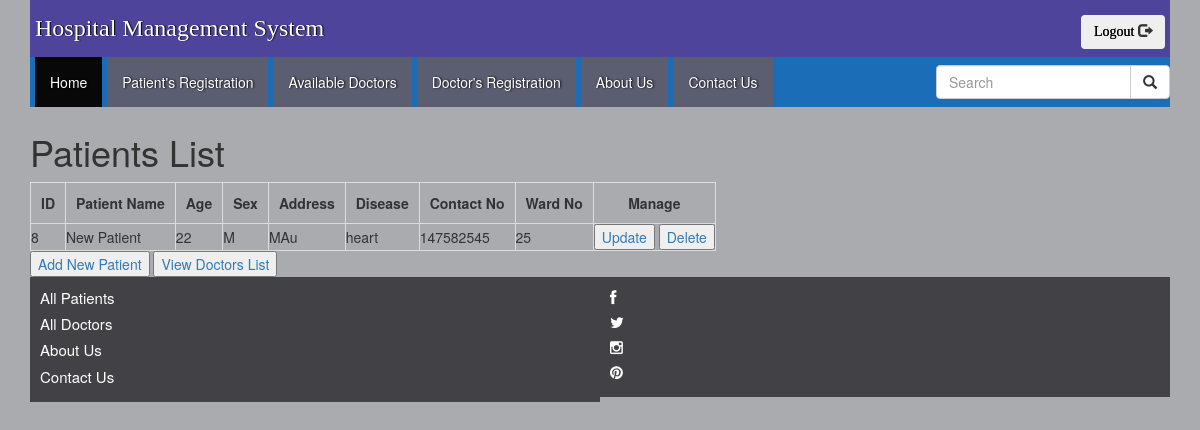
/patients/p_all/ (signed in), run on the app's committed database.
### Patients/models.py (models this page shows, shortened)
class Patient(models.Model):
	p_name = models.CharField(max_length=50)
	p_age = models.IntegerField(default=0)
	p_sex = models.CharField(max_length=10,default=None)
	contact_no = models.CharField(max_length=15,default=0)
	user = models.ForeignKey(settings.AUTH_USER_MODEL,
							 default=1,
							 on_delete=models.DO_NOTHING,
							)
	p_address = models.TextField()
	disease = models.CharField(max_length=100)
	ward_no = models.CharField(max_length=50)
	timestamp = models.DateTimeField(auto_now_add=True)

### Patients/views.py (the view)
# urls.py: path("p_all/", patients_all, name = "p_all")
def patients_all(request):
	if not request.user.is_authenticated:
		raise Http404("Login required!!!")
	patients = Patient.objects.all()
	q_search = request.GET.get("search")
	if q_search:
		patients = patients.filter(p_name__icontains=q_search)
	context = {
				"title":"All patients",
				"patients":patients
			  }
	return render(request, "patients_all.html", context)

### templates/patients_all.html (shortened to what this page needs)
{% extends 'layout.html'%}
{% load static %}
{% block search %}
	<form class="navbar-form navbar-right">
        <div class="input-group">
         <input type="text" class="form-control" placeholder="Search" name="search" value="{{ request.GET.search }}">
            <div class="input-group-btn">
                <button class="btn btn-default" type="submit">
                    <i class="glyphicon glyphicon-search"></i>
                </button>
            </div>
        </div>
	</form>
{% endblock%}
{% block body %}
<div class="container">
	<h1>Patients List</h1>
	<table class="table-bordered">
		<tr>
			<th>ID</th>
			<th>Patient Name</th>
			<th>Age</th>
			<th>Sex</th>
			<th>Address</th>
			<th>Disease</th>
			<th>Contact No</th>
			<th>Ward No</th>
			<th>Manage</th>
		</tr>
		{% for each in patients %}
		<tr>
			<td>{{ each.id }}</td>
			<td>{{ each.p_name }}</td>
			<td>{{ each.p_age }}</td>
			<td>{{ each.p_sex }}</td>
			<td>{{ each.p_address }}</td>
			<td>{{ each.disease }}</td>
			<td>{{ each.contact_no}}</td>
			<td>{{ each.ward_no }}</td>
			<td>
				<button><a href="{% url 'Patients:p_update' each.id %}">Update</a></button>
				<button><a href="{% url 'Patients:p_delete' each.id %}">Delete</a></button>
			</td>
		</tr>
		{% endfor %}
	</table>
	<button><a href="{% url 'Patients:p_new'%}">Add New Patient</a></button>
	<button><a href="{% url 'Doctors:d_all'%}">View Doctors List </a></button>
</div>
{% endblock %}

### Doctors/static/css/style.css (style rules this page uses)
* { margin: 0;box-sizing: border-box }
body { background: #aaabaf }
.doctor-form table tr td,th { padding: 5px }
.doctors-table table tr td,th { text-align: center;padding: 10px }

### data on the page
Patient: id "8", p_name "New Patient", p_age "22", p_sex "M", p_address "MAu", disease "heart", contact_no "147582545", ward_no "25"
